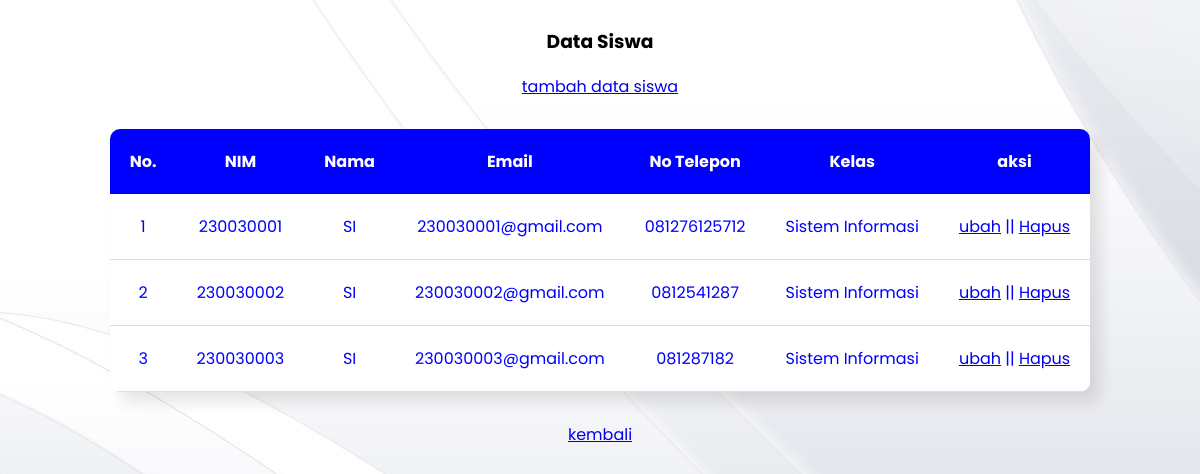
Page /admin/students/index.php (signed in) on the committed database.
### tables this page shows
CREATE TABLE `students` (
  `id` int NOT NULL AUTO_INCREMENT,
  `nim` varchar(20) NOT NULL,
  `name` varchar(100) NOT NULL,
  `phone` varchar(15) DEFAULT NULL,
  `program_id` int NOT NULL,
  `created_at` timestamp NULL DEFAULT CURRENT_TIMESTAMP,
  `updated_at` timestamp NULL DEFAULT CURRENT_TIMESTAMP ON UPDATE CURRENT_TIMESTAMP,
  `email` varchar(100) DEFAULT NULL,
  `password` varchar(100) DEFAULT NULL,
  PRIMARY KEY (`id`),
  UNIQUE KEY `nim` (`nim`),
  KEY `program_id` (`program_id`),
  CONSTRAINT `students_ibfk_1` FOREIGN KEY (`program_id`) REFERENCES `programs` (`id`)
);

CREATE TABLE `programs` (
  `id` int NOT NULL AUTO_INCREMENT,
  `name` varchar(100) NOT NULL,
  `faculty` varchar(100) NOT NULL,
  `created_at` timestamp NULL DEFAULT CURRENT_TIMESTAMP,
  `updated_at` timestamp NULL DEFAULT CURRENT_TIMESTAMP ON UPDATE CURRENT_TIMESTAMP,
  PRIMARY KEY (`id`)
);

### functions.php (called while the page is built, shortened)
<?php
 $conn = mysqli_connect("localhost","root","","spp_2");
 function query($query){
    global $conn;
    $result = mysqli_query($conn,$query);
    $rows = [];
    while ($row = mysqli_fetch_assoc($result)){
        $rows[] = $row;
    }
    return $rows;
 }
?>

### admin/students/index.php (the view, shortened to what this page needs)
<?php
    require '../../functions.php';
    $siswa = query("SELECT students.*, students.id as studentId, programs.*
                FROM students
                INNER JOIN programs ON students.program_id = programs.id;
            ");
?>
<!DOCTYPE html>
<html lang="en">
<head>
    <link rel="stylesheet" href="../../Assets/CSS/tablestyle.css">
</head>
<body>
<center>
  <h3>Data Siswa</h3>
    <a href="tambahSis.php">tambah data siswa</a>
    <div class="table-container">
    <table cellpadding="20">
        <thead>
        <tr>
            <th>No.</th>
            <th>NIM</th>
            <th>Nama</th>
            <th>Email</th>
            <th>No Telepon</th>
            <th>Kelas</th>
            <th>aksi</th>
        </tr>
        </thead>
        <?php $i = 1; ?>
        <?php foreach( $siswa as $row):?>
            <tr>
                <td><?= $i; ?></td>
                <td><?= $row["nim"]; ?></td>
                <td><?= $row["name"]; ?></td>
                <td><?= $row["email"]; ?></td>
                <td><?= $row["phone"]; ?></td>
                <td><?= $row["faculty"]; ?></td>
                <td><a href="ubahSis.php?id=<?= $row["studentId"]; ?>">ubah</a> || <a href="hapusSis.php?id=<?= $row["studentId"]; ?>" onclick="return confirm('Apakah kamu yakin ingin menghapus data ini?')"> Hapus</a></td>
            </tr>
        <?php $i++; ?>
        <?php endforeach; ?>
    </table>
    </div>
    <a href="../index.php">kembali</a>
</center>
</body>
</html>

### Assets/CSS/tablestyle.css (style rules this page uses)
* { box-sizing: border-box; font-family: "Poppins"; }
body { display: flex; align-items: center; justify-content: center; background-image: url("../IMG/White-Abstract-Computer-Wallpaper.jpg"); }
.table-container { margin-top: 30px; margin-bottom: 30px; background-color: white; border-radius: 10px; overflow: hidden; box-shadow: 10px 10px 15px rgba(0,0,0,0.1); }
table { border-collapse: collapse; }
tbody tr { border-bottom: 1px solid #ddd; }
thead { background: blue; color: white; }

### rows in the picture
students: nim "230030001", program.name "SI", email "230030001@gmail.com", phone "081276125712", program.faculty "Sistem Informasi"
students: nim "230030002", program.name "SI", email "230030002@gmail.com", phone "0812541287", program.faculty "Sistem Informasi"
students: nim "230030003", program.name "SI", email "230030003@gmail.com", phone "081287182", program.faculty "Sistem Informasi"
